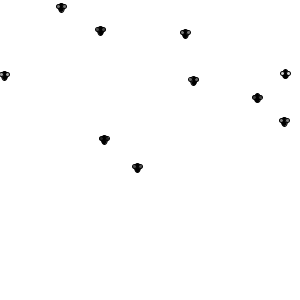
Frame 1 (no input)
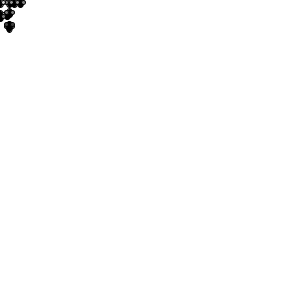
Frame 60 (the mouse pressed at the canvas centre just before this capture)
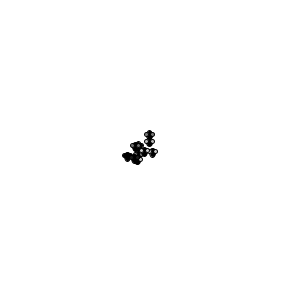
Frame 120 (the mouse held since frame 60 and released just before this capture)

The Processing sketch that drew these frames (run headless with seeded random() and noise(); from frame 60 on, the mouse is pressed at the canvas centre):

// Processing sketch: processing_62683
// ── processing_62683.pde

Mosca[] moscas = new Mosca[10];

void setup(){
  size (300,300);
  background(255);
  smooth();
  for (int i = 0; i<moscas.length;i ++){
    moscas[i] = new Mosca();
  }
}

void draw(){
  background(255);
  for (int i = 0; i < moscas.length; i++){
    moscas[i].display();
    moscas[i].move();
  }
}

class Mosca {
  float x = random(width);
  float y = random(height);
  float targetX,targetY;
  float easing = 0.05;

    Mosca(){
    }
    void display (){ 
    fill(0);
    ellipse(x,y+3,6,9);
    fill (random(255));
    ellipse(x+3,y+2,4,4);
    ellipse(x-3,y+2,4,4);
  }
  void move (){
    targetX = mouseX;
    float dx = targetX - x;
    if(abs(dx) > 1) {
      x += dx * easing;
    }
    targetY = mouseY;
    float dy = targetY - y;
    if(abs(dy) > 1) {
      y += dy * easing;
    }
    x=x+random(-5,5);
    y=y+random(-5,5);
    x=constrain(x,0,width);
    y=constrain(y,0,height);
  }     
}
